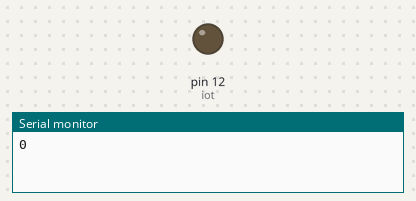
The sketch below on a simulated Arduino Uno, built with avr-gcc and run on an emulated ATmega328P. On the bench: output pins drawn as LEDs (lit = HIGH), the last lines printed to the serial monitor.

Above: at 0.1 s.
At 11.8 s:
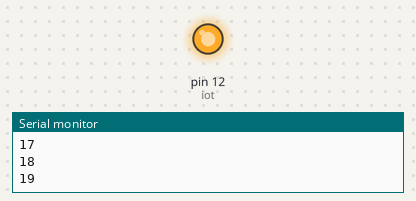
Timing chart, 0 to 13.3 s (numbered marks = the images above):
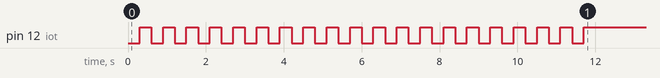

The sketch:

for.ino
```cpp
int iot = 12;


void setup() {
  Serial.begin(9600);
  pinMode(iot,OUTPUT);
  for(int i=0 ; i<20 ;i++ ){
    Serial.println(i);
    digitalWrite(iot,LOW);
    delay(300);
    digitalWrite(iot,HIGH);
    delay(300);
  }
}

void loop() {


}
```
